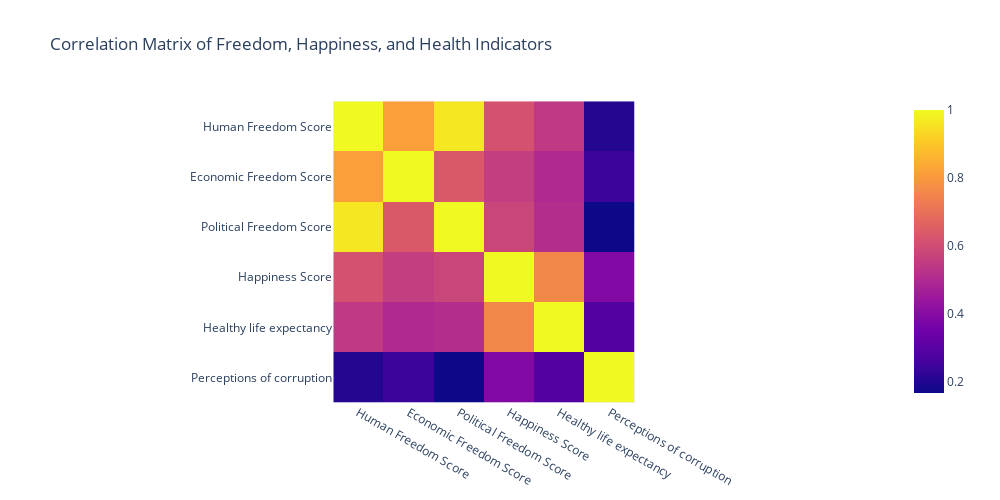

The notebook cell this image was saved under:
### Code cell
columns_to_use = ["Human Freedom Score", "Economic Freedom Score", "Political Freedom Score", "Happiness Score", "Healthy life expectancy", "Perceptions of corruption"]
corr_matrix = data[columns_to_use].corr()


fig_corr_matrix = px.imshow(corr_matrix,title='Correlation Matrix of Freedom, Happiness, and Health Indicators')
fig_corr_matrix.update_layout(
    width=1000,
    height=500
)
fig_corr_matrix.show()

### Figure 1 — Plotly figure (JSON) as saved in the notebook; plotly's stock layout.template omitted (floating-point values rounded to 4 significant figures)
{"data": [{"coloraxis": "coloraxis", "hovertemplate": "x: %{x}<br>y: %{y}<br>color: %{z}<extra></extra>", "name": "0", "type": "heatmap", "x": ["Human Freedom Score", "Economic Freedom Score", "Political Freedom Score", "Happiness Score", "Healthy life expectancy", "Perceptions of corruption"], "xaxis": "x", "y": ["Human Freedom Score", "Economic Freedom Score", "Political Freedom Score", "Happiness Score", "Healthy life expectancy", "Perceptions of corruption"], "yaxis": "y", "z": [[1, 0.8143, 0.9659, 0.6172, 0.5448, 0.2061], [0.8143, 1, 0.6362, 0.5576, 0.4988, 0.2451], [0.9659, 0.6362, 1, 0.5805, 0.5096, 0.1684], [0.6172, 0.5576, 0.5805, 1, 0.7569, 0.3885], [0.5448, 0.4988, 0.5096, 0.7569, 1, 0.2879], [0.2061, 0.2451, 0.1684, 0.3885, 0.2879, 1]]}], "layout": {"coloraxis": {"colorscale": [[0, "#0d0887"], [0.1111, "#46039f"], [0.2222, "#7201a8"], [0.3333, "#9c179e"], [0.4444, "#bd3786"], [0.5556, "#d8576b"], [0.6667, "#ed7953"], [0.7778, "#fb9f3a"], [0.8889, "#fdca26"], [1, "#f0f921"]]}, "height": 500, "title": {"text": "Correlation Matrix of Freedom, Happiness, and Health Indicators"}, "width": 1000, "xaxis": {"anchor": "y", "constrain": "domain", "domain": [0, 1], "scaleanchor": "y"}, "yaxis": {"anchor": "x", "autorange": "reversed", "constrain": "domain", "domain": [0, 1]}}}
